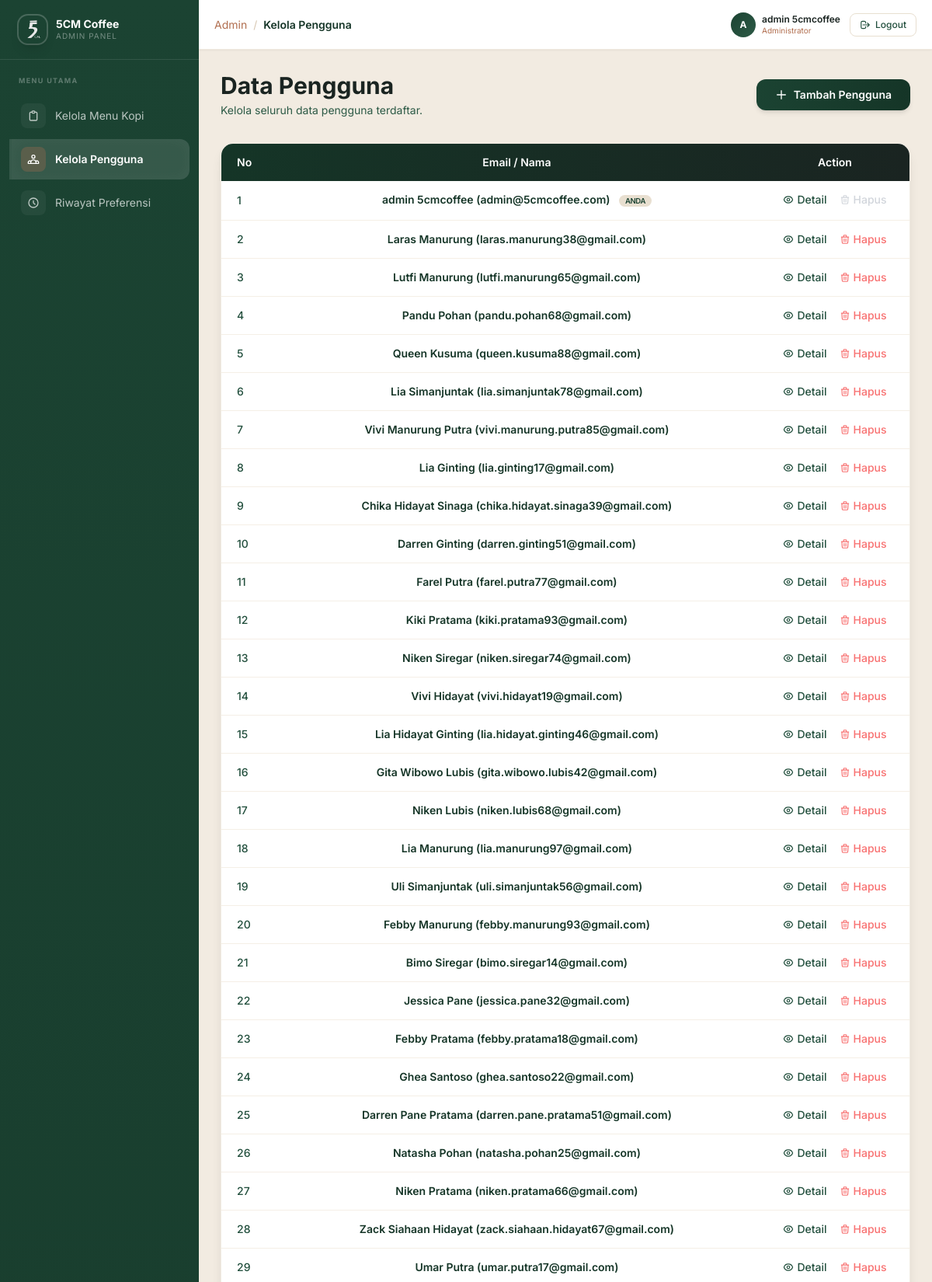
The app's page /admin-users/ (signed in, upper part) with its own data.
### recommendation/models.py (models this page shows, shortened)
class User(AbstractBaseUser, PermissionsMixin):
    id_user = models.AutoField(primary_key=True)
    nama = models.CharField(max_length=100)
    email = models.EmailField(max_length=100, unique=True)
    is_active = models.BooleanField(default=True)
    is_staff = models.BooleanField(default=False)
    objects = UserManager()
    USERNAME_FIELD = 'email'
    REQUIRED_FIELDS = ['nama']
    class Meta:
        db_table = 'user'
        verbose_name = 'User'
        verbose_name_plural = 'User'

### recommendation/views.py (the view)
# urls.py: path('admin-users/', views.admin_users, name='admin_users'),
@login_required
def admin_users(request):
    if not request.user.is_staff:
        return redirect('recommendation:form')
    users = User.objects.all()
    return render(request, 'recommendation/admin_users.html', {'users': users})

### recommendation/templates/recommendation/admin_users.html (shortened to what this page needs)
{% extends 'recommendation/base_admin.html' %}
{% block admin_content %}
<div class="animate-fade-in">
    <div class="flex justify-between items-center mb-8">
        <div>
            <h1 class="text-3xl font-bold text-coffee-800 mb-1">Data Pengguna</h1>
            <p class="text-coffee-400 text-sm">Kelola seluruh data pengguna terdaftar.</p>
        </div>
        <a href="{% url 'recommendation:admin_user_add' %}" class="btn-glow bg-gradient-to-r from-coffee-600 to-coffee-700 text-white font-semibold py-2.5 px-6 rounded-xl text-sm shadow-md flex items-center gap-2">
            <svg xmlns="http://www.w3.org/2000/svg" class="h-4 w-4" fill="none" viewBox="0 0 24 24" stroke="currentColor" stroke-width="2">
                <path stroke-linecap="round" stroke-linejoin="round" d="M12 4v16m8-8H4" />
            </svg>
            Tambah Pengguna
        </a>
    </div>
    <div class="bg-white rounded-2xl shadow-lg border border-coffee-100/60 overflow-hidden">
        <table class="w-full text-sm">
            <thead>
                <tr class="bg-gradient-to-r from-coffee-700 to-coffee-800 text-white">
                    <th class="py-3.5 px-5 text-left font-semibold w-16">No</th>
                    <th class="py-3.5 px-5 text-center font-semibold">Email / Nama</th>
                    <th class="py-3.5 px-5 text-center font-semibold w-48">Action</th>
                </tr>
            </thead>
            <tbody>
                {% for u in users %}
                <tr class="border-b border-coffee-50 hover:bg-cream-50 transition-colors">
                    <td class="py-3.5 px-5 text-coffee-500 font-medium">{{ forloop.counter }}</td>
                    <td class="py-3.5 px-5 text-center font-semibold text-coffee-700">
                        {{ u.nama }} ({{ u.email }})
                        {% if u == request.user %}
                        <span class="ml-2 text-[0.6rem] bg-coffee-100 text-coffee-600 px-2 py-0.5 rounded-full uppercase tracking-tighter">Anda</span>
                        {% endif %}
                    </td>
                    <td class="py-3.5 px-5 text-center flex justify-center gap-4">
                        <a href="{% url 'recommendation:admin_user_edit' u.id_user %}" class="inline-flex items-center gap-1 text-coffee-500 hover:text-coffee-700 font-medium transition-colors">
                            Detail
                        </a>
                        {% if u != request.user %}
                        <a href="{% url 'recommendation:admin_user_delete' u.id_user %}"
                           onclick="return confirm('Apakah Anda yakin ingin menghapus pengguna ini?')"
                           class="inline-flex items-center gap-1 text-red-400 hover:text-red-600 font-medium transition-colors">
                            Hapus
                        </a>
                        {% else %}
                        <span class="inline-flex items-center gap-1 text-gray-300 cursor-not-allowed font-medium">
                            Hapus
                        </span>
                        {% endif %}
                    </td>
                </tr>
                {% empty %}
                <tr>
                    <td colspan="3" class="py-10 text-center text-coffee-300">Belum ada data pengguna.</td>
                </tr>
                {% endfor %}
            </tbody>
        </table>
    </div>
</div>
{% endblock %}

### recommendation/templates/recommendation/base_admin.html (shortened to what this page needs)
{% load static %}
<!DOCTYPE html>
<html lang="id">
<head>
    <script src="https://cdn.tailwindcss.com"></script>
</head>
<body class="bg-cream-50 flex h-screen overflow-hidden">
    <aside id="sidebar"
           class="fixed lg:static top-0 left-0 h-full w-64 flex-shrink-0 flex flex-col z-30
                  -translate-x-full lg:translate-x-0"
           style="background: linear-gradient(180deg, #1B4332 0%, #153527 60%, #111F19 100%);">
        <div class="flex items-center gap-3 px-6 py-5 border-b border-white/10">
            <div class="w-9 h-9 flex-shrink-0 rounded-xl overflow-hidden shadow-lg ring-2 ring-white/20">
                <img src="{% static 'logo.png' %}" alt="Logo" class="w-full h-full object-contain">
            </div>
            <div class="min-w-0">
                <p class="text-white font-bold text-sm leading-tight truncate">5CM Coffee</p>
                <p class="text-white/40 text-[10px] uppercase tracking-widest">Admin Panel</p>
            </div>
        </div>
        <nav class="flex-1 px-3 py-5 sidebar-scroll overflow-y-auto">
            <p class="text-white/30 text-[9px] uppercase tracking-[0.15em] font-bold px-3 mb-3">Menu Utama</p>
            <a href="{% url 'recommendation:admin_menu' %}"
               class="nav-item flex items-center gap-3 px-3 py-2.5 rounded-r-xl mb-1 text-sm
                      {% if request.resolver_match.url_name == 'admin_menu' or request.resolver_match.url_name == 'admin_menu_add' or request.resolver_match.url_name == 'admin_menu_edit' %}
                          nav-active text-white font-semibold
                      {% else %}
                          text-white/70 hover:text-white
                      {% endif %}">
                <span class="w-8 h-8 rounded-lg flex items-center justify-center flex-shrink-0
                             {% if request.resolver_match.url_name == 'admin_menu' or request.resolver_match.url_name == 'admin_menu_add' or request.resolver_match.url_name == 'admin_menu_edit' %}
                                 bg-coffee-300/30
                             {% else %}
                                 bg-white/5
                             {% endif %}">
                    <svg xmlns="http://www.w3.org/2000/svg" class="h-4 w-4" fill="none" viewBox="0 0 24 24" stroke="currentColor" stroke-width="2">
                        <path stroke-linecap="round" stroke-linejoin="round" d="M9 5H7a2 2 0 00-2 2v12a2 2 0 002 2h10a2 2 0 002-2V7a2 2 0 00-2-2h-2M9 5a2 2 0 002 2h2a2 2 0 002-2M9 5a2 2 0 012-2h2a2 2 0 012 2" />
                    </svg>
                </span>
                <span>Kelola Menu Kopi</span>
            </a>
            <a href="{% url 'recommendation:admin_users' %}"
               class="nav-item flex items-center gap-3 px-3 py-2.5 rounded-r-xl mb-1 text-sm
                      {% if request.resolver_match.url_name == 'admin_users' or request.resolver_match.url_name == 'admin_user_add' or request.resolver_match.url_name == 'admin_user_edit' %}
                          nav-active text-white font-semibold
                      {% else %}
                          text-white/70 hover:text-white
                      {% endif %}">
                <span class="w-8 h-8 rounded-lg flex items-center justify-center flex-shrink-0
                             {% if request.resolver_match.url_name == 'admin_users' or request.resolver_match.url_name == 'admin_user_add' or request.resolver_match.url_name == 'admin_user_edit' %}
                                 bg-coffee-300/30
                             {% else %}
                                 bg-white/5
                             {% endif %}">
                </span>
                <span>Kelola Pengguna</span>
            </a>
            <a href="{% url 'recommendation:admin_preferensi' %}"
               class="nav-item flex items-center gap-3 px-3 py-2.5 rounded-r-xl mb-1 text-sm
                      {% if request.resolver_match.url_name == 'admin_preferensi' %}
                          nav-active text-white font-semibold
                      {% else %}
                          text-white/70 hover:text-white
                      {% endif %}">
                <span class="w-8 h-8 rounded-lg flex items-center justify-center flex-shrink-0
                             {% if request.resolver_match.url_name == 'admin_preferensi' %}
                                 bg-coffee-300/30
                             {% else %}
                                 bg-white/5
                             {% endif %}">
                    <svg xmlns="http://www.w3.org/2000/svg" class="h-4 w-4" fill="none" viewBox="0 0 24 24" stroke="currentColor" stroke-width="2">
                        <path stroke-linecap="round" stroke-linejoin="round" d="M12 8v4l3 3m6-3a9 9 0 11-18 0 9 9 0 0118 0z" />
                    </svg>
                </span>
                <span>Riwayat Preferensi</span>
            </a>
        </nav>
    </aside>
    <div class="flex-1 flex flex-col h-screen overflow-hidden min-w-0">
        <header class="flex-shrink-0 flex items-center gap-4 px-5 py-0 h-16 bg-white border-b border-coffee-100/70 shadow-sm z-10">
            <div class="flex items-center gap-2 text-sm min-w-0">
                <span class="text-coffee-300 hidden sm:inline">Admin</span>
                <span class="text-coffee-200 hidden sm:inline">/</span>
                <span class="text-coffee-700 font-semibold truncate">
                    {% if request.resolver_match.url_name == 'admin_menu' %}
                        Kelola Menu Kopi
                    {% elif request.resolver_match.url_name == 'admin_menu_add' %}
                        Tambah Menu
                    {% elif request.resolver_match.url_name == 'admin_menu_edit' %}
                        Edit Menu
                    {% elif request.resolver_match.url_name == 'admin_users' %}
                        Kelola Pengguna
                    {% elif request.resolver_match.url_name == 'admin_user_add' %}
                        Tambah Pengguna
                    {% elif request.resolver_match.url_name == 'admin_user_edit' %}
                        Edit Pengguna
                    {% elif request.resolver_match.url_name == 'admin_preferensi' %}
                        Riwayat Preferensi
                    {% else %}
                        Dashboard
                    {% endif %}
                </span>
            </div>
            <div class="flex items-center gap-3 flex-shrink-0">
                <div class="hidden sm:flex items-center gap-2">
                    <div class="w-8 h-8 rounded-full flex items-center justify-center text-white text-xs font-bold"
                         style="background: linear-gradient(135deg, #1B4332, #2D5A46);">
                        {{ user.nama|first|upper }}
                    </div>
                    <div class="leading-tight">
                        <p class="text-xs font-semibold text-coffee-800">{{ user.nama }}</p>
                        <p class="text-[10px] text-coffee-300">Administrator</p>
                    </div>
                </div>
                <a href="{% url 'recommendation:logout' %}"
                   class="flex items-center gap-1.5 text-xs font-medium text-coffee-500 hover:text-red-500 border border-coffee-100 hover:border-red-200 px-3 py-1.5 rounded-lg transition-all">
                    <svg xmlns="http://www.w3.org/2000/svg" class="h-3.5 w-3.5" fill="none" viewBox="0 0 24 24" stroke="currentColor" stroke-width="2">
                        <path stroke-linecap="round" stroke-linejoin="round" d="M17 16l4-4m0 0l-4-4m4 4H7m6 4v1a3 3 0 01-3 3H6a3 3 0 01-3-3V7a3 3 0 013-3h4a3 3 0 013 3v1" />
                    </svg>
                    <span class="hidden sm:inline">Logout</span>
                </a>
            </div>
        </header>
        <main class="flex-1 overflow-y-auto content-scroll p-5 lg:p-7">
            <div class="animate-fade-in">
                {% block admin_content %}{% endblock %}
            </div>
        </main>
    </div>
</body>
</html>

### recommendation/templates/recommendation/base_admin.html (style rules this page uses)
* { box-sizing: border-box; }
body { font-family: 'Inter', sans-serif; }
#sidebar { transition: transform 0.3s cubic-bezier(0.4, 0, 0.2, 1); }
.nav-active { background: rgba(255,255,255,0.12); border-left: 3px solid #B16E4F; box-shadow: inset 0 0 20px rgba(255,255,255,0.04); }
.nav-item { border-left: 3px solid transparent; transition: all 0.2s ease; }
.animate-fade-in { animation: fadeInUp 0.5s ease-out forwards; }
.btn-glow { position: relative; overflow: hidden; transition: all 0.25s ease; }
.btn-glow::after { content: ''; position: absolute; top: 50%; left: 50%; width: 0; height: 0; background: rgba(255,255,255,0.15); border-radius: 50%; transition: width 0.4s ease, height 0.4s ease; transform: translate(-50%, -50%); }

### records on screen
User: nama|first "A", nama "admin 5cmcoffee", email "admin@5cmcoffee.com", shows "ANDA", shows "Hapus"
User: nama "Laras Manurung", email "laras.manurung38@gmail.com", shows "Hapus"
User: nama "Lutfi Manurung", email "lutfi.manurung65@gmail.com", shows "Hapus"
User: nama "Pandu Pohan", email "pandu.pohan68@gmail.com", shows "Hapus"
User: nama "Queen Kusuma", email "queen.kusuma88@gmail.com", shows "Hapus"
User: nama "Lia Simanjuntak", email "lia.simanjuntak78@gmail.com", shows "Hapus"
User: nama "Vivi Manurung Putra", email "vivi.manurung.putra85@gmail.com", shows "Hapus"
User: nama "Lia Ginting", email "lia.ginting17@gmail.com", shows "Hapus"
User: nama "Chika Hidayat Sinaga", email "chika.hidayat.sinaga39@gmail.com", shows "Hapus"
User: nama "Darren Ginting", email "darren.ginting51@gmail.com", shows "Hapus"
User: nama "Farel Putra", email "farel.putra77@gmail.com", shows "Hapus"
User: nama "Kiki Pratama", email "kiki.pratama93@gmail.com", shows "Hapus"
User: nama "Niken Siregar", email "niken.siregar74@gmail.com", shows "Hapus"
User: nama "Vivi Hidayat", email "vivi.hidayat19@gmail.com", shows "Hapus"
User: nama "Lia Hidayat Ginting", email "lia.hidayat.ginting46@gmail.com", shows "Hapus"
User: nama "Gita Wibowo Lubis", email "gita.wibowo.lubis42@gmail.com", shows "Hapus"
User: nama "Niken Lubis", email "niken.lubis68@gmail.com", shows "Hapus"
User: nama "Lia Manurung", email "lia.manurung97@gmail.com", shows "Hapus"
User: nama "Uli Simanjuntak", email "uli.simanjuntak56@gmail.com", shows "Hapus"
User: nama "Febby Manurung", email "febby.manurung93@gmail.com", shows "Hapus"
User: nama "Bimo Siregar", email "bimo.siregar14@gmail.com", shows "Hapus"
User: nama "Jessica Pane", email "jessica.pane32@gmail.com", shows "Hapus"
User: nama "Febby Pratama", email "febby.pratama18@gmail.com", shows "Hapus"
User: nama "Ghea Santoso", email "ghea.santoso22@gmail.com", shows "Hapus"
User: nama "Darren Pane Pratama", email "darren.pane.pratama51@gmail.com", shows "Hapus"
User: nama "Natasha Pohan", email "natasha.pohan25@gmail.com", shows "Hapus"
User: nama "Niken Pratama", email "niken.pratama66@gmail.com", shows "Hapus"
User: nama "Zack Siahaan Hidayat", email "zack.siahaan.hidayat67@gmail.com", shows "Hapus"
User: nama "Umar Putra", email "umar.putra17@gmail.com", shows "Hapus"
